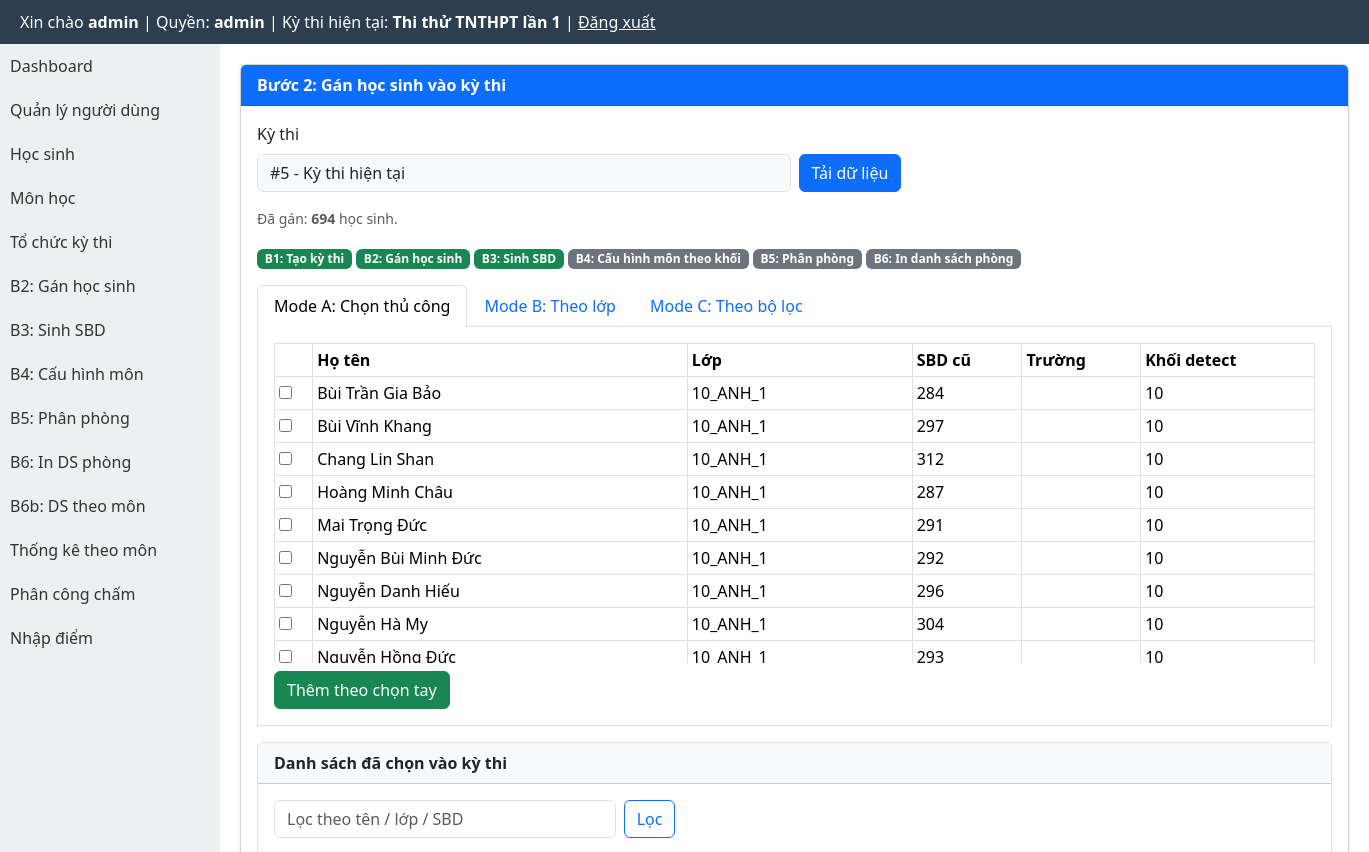
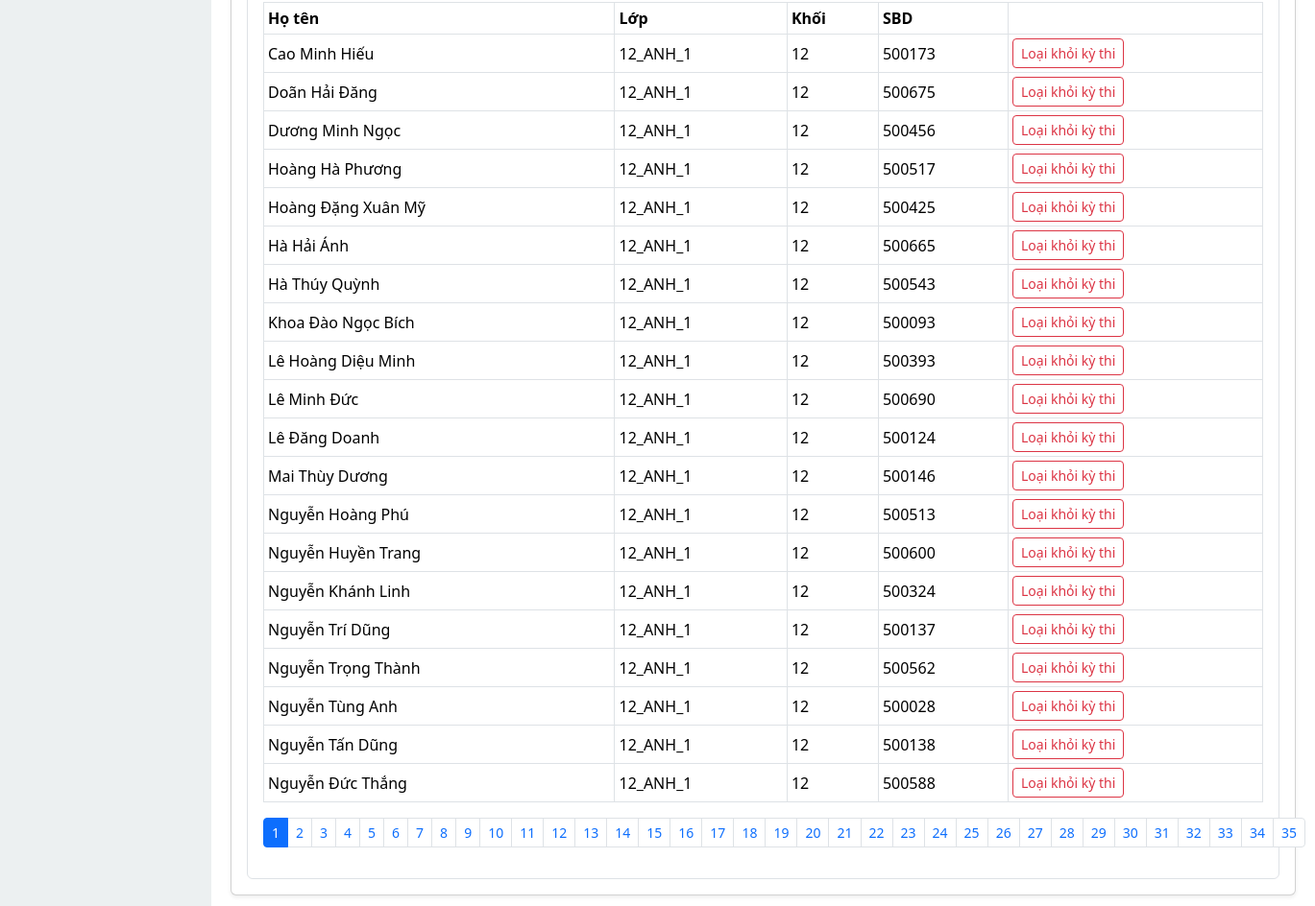
Page /modules/exams/assign_students.php (signed in) on the committed database (2 pictures, top to bottom).
### tables this page shows
CREATE TABLE exams (
  id INTEGER PRIMARY KEY AUTOINCREMENT,
  ten_ky_thi TEXT,
  nam INTEGER,
  ngay_thi TEXT
, distribution_locked INTEGER DEFAULT 0, rooms_locked INTEGER DEFAULT 0, exam_locked INTEGER DEFAULT 0, deleted_at TEXT, is_default INTEGER DEFAULT 0, exam_mode INTEGER DEFAULT 1);

CREATE TABLE students (
  id INTEGER PRIMARY KEY AUTOINCREMENT,
  sbd TEXT UNIQUE,
  hoten TEXT,
  ngaysinh TEXT,
  lop TEXT,
  truong TEXT
);

### modules/exams/exam_context_helper.php (called while the page is built, shortened)
<?php
function getCurrentExam(): ?array
{
    global $pdo;
    $cols = array_column($pdo->query('PRAGMA table_info(exams)')->fetchAll(PDO::FETCH_ASSOC), 'name');
    $hasDeletedAt = in_array('deleted_at', $cols, true);
    $activeWhere = $hasDeletedAt ? '(deleted_at IS NULL OR trim(deleted_at) = "")' : '1=1';
    $defaultStmt = $pdo->query('SELECT * FROM exams WHERE ' . $activeWhere . ' AND is_default = 1 ORDER BY id DESC LIMIT 1');
    $defaultExam = $defaultStmt ? $defaultStmt->fetch(PDO::FETCH_ASSOC) : false;
    if (is_array($defaultExam)) {
        return $defaultExam;
    }
}
function getCurrentExamId(): int
{
    $exam = getCurrentExam();
    return (int) ($exam['id'] ?? 0);
}

### modules/exams/_common.php (called while the page is built, shortened)
<?php
require_once BASE_PATH . '/core/db.php';
require_once BASE_PATH . '/modules/exams/exam_context_helper.php';
function detectGradeFromClassName(string $className): ?string
{
    if (preg_match('/(\d+)/', $className, $matches) === 1) {
        return $matches[1];
    }
    return null;
}
function exams_wizard_steps(PDO $pdo, int $examId): array
{
    $countStudents = (int) $pdo->query('SELECT COUNT(*) FROM exam_students WHERE exam_id = ' . $examId . ' AND subject_id IS NULL')->fetchColumn();
    $countSbd = (int) $pdo->query('SELECT COUNT(*) FROM exam_students WHERE exam_id = ' . $examId . ' AND subject_id IS NULL AND sbd IS NOT NULL AND sbd <> ""')->fetchColumn();
    $countConfigs = (int) $pdo->query('SELECT COUNT(*) FROM exam_subject_config WHERE exam_id = ' . $examId)->fetchColumn();
    $countRooms = (int) $pdo->query('SELECT COUNT(*) FROM rooms WHERE exam_id = ' . $examId)->fetchColumn();
    return [
        1 => ['label' => 'Tạo kỳ thi', 'done' => true, 'url' => '/index.php'],
        2 => ['label' => 'Gán học sinh', 'done' => $countStudents > 0],
        3 => ['label' => 'Sinh SBD', 'done' => $countStudents > 0 && $countSbd === $countStudents],
        4 => ['label' => 'Cấu hình môn theo khối', 'done' => $countConfigs > 0],
        5 => ['label' => 'Phân phòng', 'done' => $countRooms > 0],
        6 => ['label' => 'In danh sách phòng', 'done' => $countRooms > 0],
    ];
}

### modules/exams/assign_students.php (the view, shortened to what this page needs)
<?php
require_once BASE_PATH . '/modules/exams/_common.php';
$examId = exams_resolve_current_exam_from_request();
$fixedExamContext = getCurrentExamId() > 0;
$activeTab = (string) ($_GET['tab'] ?? $_POST['tab'] ?? 'manual');
$searchAssigned = trim((string) ($_GET['q_assigned'] ?? ''));
$page = max(1, (int) ($_GET['page'] ?? 1));
$perPage = 20;
$students = [];
if ($examId > 0) {
    $stmt = $pdo->query('SELECT id, sbd, hoten, lop, truong FROM students ORDER BY lop, hoten LIMIT 500');
    $students = $stmt->fetchAll(PDO::FETCH_ASSOC);
}
$assignedCount = 0;
$selectedRows = [];
$totalSelected = 0;
if ($examId > 0) {
    $assignedCount = (int) $pdo->query('SELECT COUNT(*) FROM exam_students WHERE exam_id = ' . $examId . ' AND subject_id IS NULL')->fetchColumn();
    $where = ' WHERE es.exam_id = :exam_id AND es.subject_id IS NULL';
    $params = [':exam_id' => $examId];
    $countStmt = $pdo->prepare('SELECT COUNT(*) FROM exam_students es INNER JOIN students s ON s.id = es.student_id' . $where);
    $countStmt->execute($params);
    $totalSelected = (int) $countStmt->fetchColumn();
    $offset = ($page - 1) * $perPage;
    $listStmt = $pdo->prepare('SELECT es.student_id, es.khoi, es.lop, es.sbd, s.hoten
        FROM exam_students es
        INNER JOIN students s ON s.id = es.student_id' . $where . '
        ORDER BY es.lop, s.hoten
        LIMIT :limit OFFSET :offset');
    foreach ($params as $k => $v) {
        $listStmt->bindValue($k, $v);
    }
    $listStmt->bindValue(':limit', $perPage, PDO::PARAM_INT);
    $listStmt->bindValue(':offset', $offset, PDO::PARAM_INT);
    $listStmt->execute();
    $selectedRows = $listStmt->fetchAll(PDO::FETCH_ASSOC);
}
$totalPages = max(1, (int) ceil($totalSelected / $perPage));
$wizard = $examId > 0 ? exams_wizard_steps($pdo, $examId) : [];
require_once BASE_PATH . '/layout/header.php';
?>
<link href="https://cdn.jsdelivr.net/npm/bootstrap@5.3.3/dist/css/bootstrap.min.css" rel="stylesheet">
<div style="display:flex;min-height:calc(100vh - 44px);">
    <?php require_once BASE_PATH . '/layout/sidebar.php'; ?>
    <div style="flex:1;padding:20px;min-width:0;">
        <div class="card shadow-sm">
            <div class="card-header bg-primary text-white"><strong>Bước 2: Gán học sinh vào kỳ thi</strong></div>
            <div class="card-body">
                <form method="get" class="row g-2 mb-3">
                    <div class="col-md-6">
                        <label class="form-label">Kỳ thi</label>
                        <?php if ($fixedExamContext): ?><div class="form-control bg-light">#<?= $examId ?> - Kỳ thi hiện tại</div><?php endif; ?>
                    </div>
                    <div class="col-md-3 align-self-end"><button class="btn btn-primary" type="submit">Tải dữ liệu</button></div>
                </form>
                <?php if ($examId > 0): ?>
                    <div class="mb-3 small text-muted">Đã gán: <strong><?= $assignedCount ?></strong> học sinh.</div>
                    <div class="mb-3"><?php foreach ($wizard as $index => $step): ?><span class="badge <?= $step['done'] ? 'bg-success' : 'bg-secondary' ?> me-1">B<?= $index ?>: <?= htmlspecialchars($step['label'], ENT_QUOTES, 'UTF-8') ?></span><?php endforeach; ?></div>
                    <ul class="nav nav-tabs" role="tablist">
                        <li class="nav-item"><button class="nav-link <?= $activeTab === 'manual' ? 'active' : '' ?>" data-bs-toggle="tab" data-bs-target="#tab-manual" type="button">Mode A: Chọn thủ công</button></li>
                        <li class="nav-item"><button class="nav-link <?= $activeTab === 'class' ? 'active' : '' ?>" data-bs-toggle="tab" data-bs-target="#tab-class" type="button">Mode B: Theo lớp</button></li>
                        <li class="nav-item"><button class="nav-link <?= $activeTab === 'filter' ? 'active' : '' ?>" data-bs-toggle="tab" data-bs-target="#tab-filter" type="button">Mode C: Theo bộ lọc</button></li>
                    </ul>
                    <div class="tab-content border border-top-0 p-3 mb-3">
                        <div class="tab-pane fade <?= $activeTab === 'manual' ? 'show active' : '' ?>" id="tab-manual">
                            <form method="post">
                                <div class="table-responsive" style="max-height:320px;overflow:auto;">
                                    <table class="table table-sm table-bordered">
                                        <thead><tr><th></th><th>Họ tên</th><th>Lớp</th><th>SBD cũ</th><th>Trường</th><th>Khối detect</th></tr></thead>
                                        <tbody>
                                        <?php foreach ($students as $s): ?>
                                            <?php $khoi = detectGradeFromClassName((string) ($s['lop'] ?? '')) ?? 'N/A'; ?>
                                            <tr>
                                                <td><input type="checkbox" name="student_ids[]" value="<?= (int) $s['id'] ?>"></td>
                                                <td><?= htmlspecialchars((string) $s['hoten'], ENT_QUOTES, 'UTF-8') ?></td>
                                                <td><?= htmlspecialchars((string) $s['lop'], ENT_QUOTES, 'UTF-8') ?></td>
                                                <td><?= htmlspecialchars((string) $s['sbd'], ENT_QUOTES, 'UTF-8') ?></td>
                                                <td><?= htmlspecialchars((string) $s['truong'], ENT_QUOTES, 'UTF-8') ?></td>
                                                <td><?= htmlspecialchars($khoi, ENT_QUOTES, 'UTF-8') ?></td>
                                            </tr>
                                        <?php endforeach; ?>
                                        </tbody>
                                    </table>
                                </div>
                                <button class="btn btn-success mt-2" type="submit">Thêm theo chọn tay</button>
                            </form>
                        </div>
                    </div>
                    <div class="card border">
                        <div class="card-header bg-light"><strong>Danh sách đã chọn vào kỳ thi</strong></div>
                        <div class="card-body">
                            <form method="get" class="row g-2 mb-3">
                                <div class="col-md-4"><input class="form-control" name="q_assigned" value="<?= htmlspecialchars($searchAssigned, ENT_QUOTES, 'UTF-8') ?>" placeholder="Lọc theo tên / lớp / SBD"></div>
                                <div class="col-md-2"><button class="btn btn-outline-primary" type="submit">Lọc</button></div>
                            </form>
                            <div class="table-responsive">
                                <table class="table table-sm table-bordered align-middle">
                                    <thead><tr><th>Họ tên</th><th>Lớp</th><th>Khối</th><th>SBD</th><th></th></tr></thead>
                                    <tbody>
                                    <?php if (empty($selectedRows)): ?>
                                        <tr><td colspan="5" class="text-center">Chưa có học sinh được gắn.</td></tr>
                                    <?php else: foreach ($selectedRows as $r): ?>
                                        <tr>
                                            <td><?= htmlspecialchars((string) ($r['hoten'] ?? ''), ENT_QUOTES, 'UTF-8') ?></td>
                                            <td><?= htmlspecialchars((string) ($r['lop'] ?? ''), ENT_QUOTES, 'UTF-8') ?></td>
                                            <td><?= htmlspecialchars((string) ($r['khoi'] ?? ''), ENT_QUOTES, 'UTF-8') ?></td>
                                            <td><?= htmlspecialchars((string) ($r['sbd'] ?? ''), ENT_QUOTES, 'UTF-8') ?></td>
                                            <td>
                                                <form method="post" onsubmit="return confirm('Loại học sinh này khỏi kỳ thi?')">
                                                    <button class="btn btn-sm btn-outline-danger">Loại khỏi kỳ thi</button>
                                                </form>
                                            </td>
                                        </tr>
                                    <?php endforeach; endif; ?>
                                    </tbody>
                                </table>
                            </div>
                            <?php if ($totalPages > 1): ?>
                                <nav>
                                    <ul class="pagination pagination-sm">
                                        <?php for ($i = 1; $i <= $totalPages; $i++): ?>
                                            <li class="page-item <?= $i === $page ? 'active' : '' ?>">
                                                <a class="page-link" href="?<?= http_build_query(['exam_id' => $examId, 'page' => $i, 'q_assigned' => $searchAssigned, 'tab' => 'selected']) ?>"><?= $i ?></a>
                                            </li>
                                        <?php endfor; ?>
                                    </ul>
                                </nav>
                            <?php endif; ?>
                        </div>
                    </div>
                <?php endif; ?>
            </div>
        </div>
    </div>
</div>
<?php require_once BASE_PATH . '/layout/footer.php'; ?>

### rows in the picture
exams: id "5"
students: hoten "Bùi Trần Gia Bảo", lop "10_ANH_1", sbd "284", lop "10"
students: hoten "Bùi Vĩnh Khang", lop "10_ANH_1", sbd "297", lop "10"
students: hoten "Chang Lin Shan", lop "10_ANH_1", sbd "312", lop "10"
students: hoten "Hoàng Minh Châu", lop "10_ANH_1", sbd "287", lop "10"
students: hoten "Mai Trọng Đức", lop "10_ANH_1", sbd "291", lop "10"
students: hoten "Nguyễn Bùi Minh Đức", lop "10_ANH_1", sbd "292", lop "10"
students: hoten "Nguyễn Danh Hiếu", lop "10_ANH_1", sbd "296", lop "10"
students: hoten "Nguyễn Hà My", lop "10_ANH_1", sbd "304", lop "10"
students: hoten "Nguyễn Hồng Đức", lop "10_ANH_1", sbd "293", lop "10"

### other values in the picture
$_SESSION['user']['username'] "admin"
$role "admin"
$currentExamInfo['ten_ky_thi'] "Thi thử TNTHPT lần 1"
$assignedCount "694"
$index "1"
$step['label'] "Tạo kỳ thi"
$index "2"
$step['label'] "Gán học sinh"
$index "3"
$step['label'] "Sinh SBD"
$index "4"
$step['label'] "Cấu hình môn theo khối"
$index "5"
$step['label'] "Phân phòng"
$index "6"
